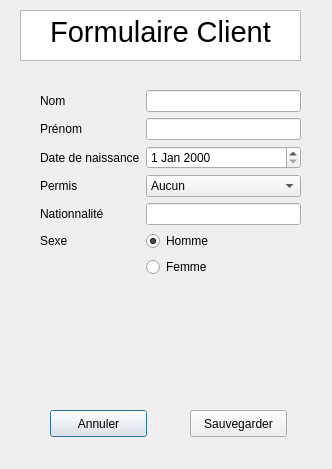
<?xml version="1.0" encoding="UTF-8"?>
<ui version="4.0">
 <class>Dialog</class>
 <widget class="QDialog" name="Dialog">
  <property name="geometry">
   <rect>
    <x>0</x>
    <y>0</y>
    <width>332</width>
    <height>469</height>
   </rect>
  </property>
  <property name="windowTitle">
   <string>Dialog</string>
  </property>
  <widget class="QPushButton" name="pushButton">
   <property name="geometry">
    <rect>
     <x>50</x>
     <y>410</y>
     <width>97</width>
     <height>27</height>
    </rect>
   </property>
   <property name="text">
    <string>Annuler</string>
   </property>
  </widget>
  <widget class="QPushButton" name="pushButton_2">
   <property name="geometry">
    <rect>
     <x>190</x>
     <y>410</y>
     <width>97</width>
     <height>27</height>
    </rect>
   </property>
   <property name="text">
    <string>Sauvegarder</string>
   </property>
  </widget>
  <widget class="QWidget" name="layoutWidget">
   <property name="geometry">
    <rect>
     <x>40</x>
     <y>90</y>
     <width>261</width>
     <height>261</height>
    </rect>
   </property>
   <layout class="QFormLayout" name="formLayout">
    <item row="0" column="0">
     <widget class="QLabel" name="label">
      <property name="text">
       <string>Nom</string>
      </property>
     </widget>
    </item>
    <item row="0" column="1">
     <widget class="QLineEdit" name="lineEdit"/>
    </item>
    <item row="2" column="1">
     <widget class="QLineEdit" name="lineEdit_2"/>
    </item>
    <item row="4" column="1">
     <widget class="QDateEdit" name="dateEdit"/>
    </item>
    <item row="6" column="1">
     <widget class="QComboBox" name="comboBox">
      <item>
       <property name="text">
        <string>Aucun</string>
       </property>
      </item>
      <item>
       <property name="text">
        <string>Permis côtier</string>
       </property>
      </item>
      <item>
       <property name="text">
        <string>Hauturier</string>
       </property>
      </item>
     </widget>
    </item>
    <item row="8" column="1">
     <widget class="QLineEdit" name="lineEdit_3"/>
    </item>
    <item row="2" column="0">
     <widget class="QLabel" name="label_2">
      <property name="text">
       <string>Prénom</string>
      </property>
     </widget>
    </item>
    <item row="6" column="0">
     <widget class="QLabel" name="label_4">
      <property name="text">
       <string>Permis</string>
      </property>
     </widget>
    </item>
    <item row="4" column="0">
     <widget class="QLabel" name="label_3">
      <property name="text">
       <string>Date de naissance</string>
      </property>
     </widget>
    </item>
    <item row="8" column="0">
     <widget class="QLabel" name="label_5">
      <property name="text">
       <string>Nationnalité</string>
      </property>
     </widget>
    </item>
    <item row="10" column="0">
     <widget class="QLabel" name="label_6">
      <property name="text">
       <string>Sexe</string>
      </property>
     </widget>
    </item>
    <item row="10" column="1">
     <widget class="QRadioButton" name="radioButton">
      <property name="text">
       <string>Homme</string>
      </property>
      <property name="checked">
       <bool>true</bool>
      </property>
     </widget>
    </item>
    <item row="11" column="1">
     <widget class="QRadioButton" name="radioButton_2">
      <property name="text">
       <string>Femme</string>
      </property>
      <property name="checked">
       <bool>false</bool>
      </property>
     </widget>
    </item>
   </layout>
  </widget>
  <widget class="QTextBrowser" name="textBrowser">
   <property name="geometry">
    <rect>
     <x>20</x>
     <y>10</y>
     <width>281</width>
     <height>51</height>
    </rect>
   </property>
   <property name="html">
    <string>&lt;!DOCTYPE HTML PUBLIC &quot;-//W3C//DTD HTML 4.0//EN&quot; &quot;http://www.w3.org/TR/REC-html40/strict.dtd&quot;&gt;
&lt;html&gt;&lt;head&gt;&lt;meta name=&quot;qrichtext&quot; content=&quot;1&quot; /&gt;&lt;style type=&quot;text/css&quot;&gt;
p, li { white-space: pre-wrap; }
&lt;/style&gt;&lt;/head&gt;&lt;body style=&quot; font-family:'Ubuntu'; font-size:11pt; font-weight:400; font-style:normal;&quot;&gt;
&lt;p align=&quot;center&quot; style=&quot; margin-top:0px; margin-bottom:0px; margin-left:0px; margin-right:0px; -qt-block-indent:0; text-indent:0px;&quot;&gt;&lt;span style=&quot; font-size:22pt;&quot;&gt;Formulaire Client&lt;/span&gt;&lt;/p&gt;&lt;/body&gt;&lt;/html&gt;</string>
   </property>
  </widget>
 </widget>
 <resources/>
 <connections/>
</ui>
